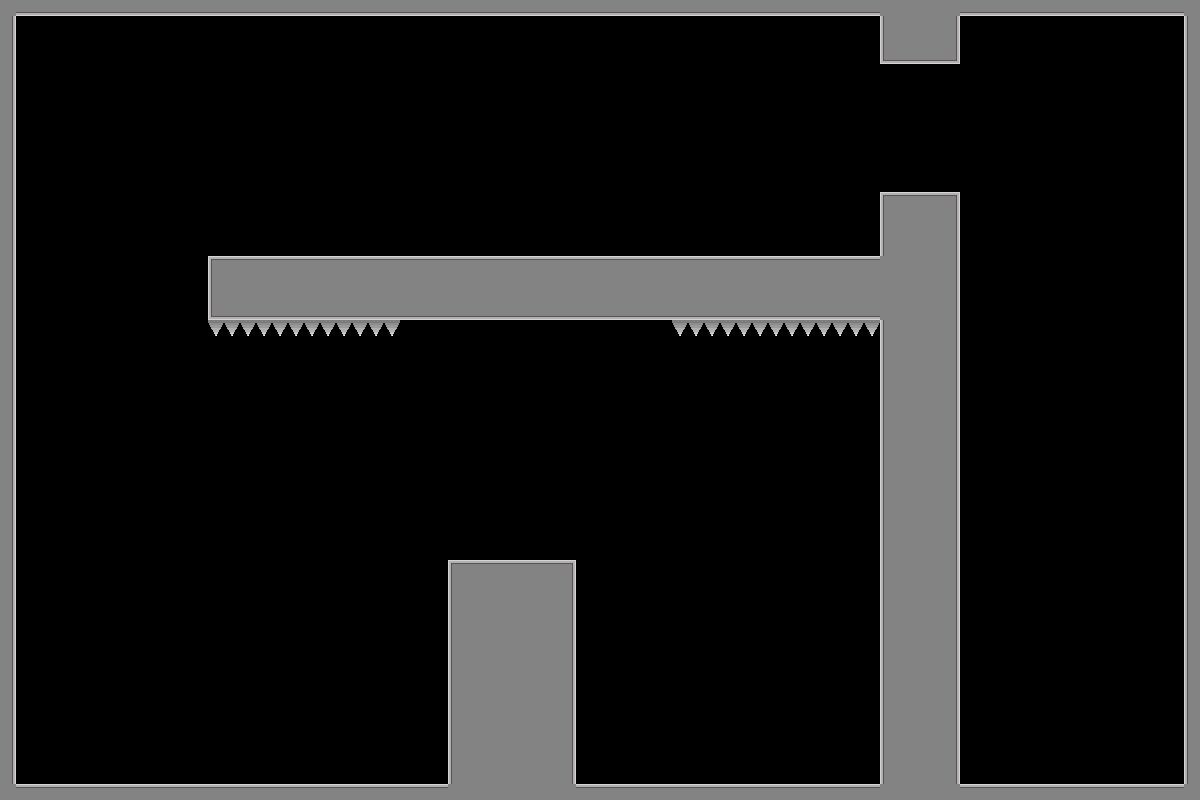

Rendered tile map (Tiled .tmx) drawn with the repository's tilesets; below, a short description and the map source with its tile grids summarised:
An orthogonal 75x50 tile map with 16x16 px tiles, 1 tile layer (Tile Layer 1) and 2 objects (slow_time, bullet_pickup).

<map version="1.10" tiledversion="1.12.2" orientation="orthogonal" renderorder="right-down" width="75" height="50" tilewidth="16" tileheight="16" infinite="0" nextlayerid="3" nextobjectid="7">
 <tileset firstgid="1" source="place_holder_tileset.tsx" />
 <layer id="1" name="Tile Layer 1" width="75" height="50">
  <data>[3750 cells, 751 non-empty, 10 distinct tile ids]</data>
 </layer>
 <objectgroup id="2" name="object_layer">
  <object id="3" name="slow_time" x="1029.27" y="84.0906" width="60" height="90">
   <properties>
    <property name="ability_type" value="slow_time" />
   </properties>
  </object>
  <object id="6" name="bullet_pickup" x="64.7874" y="575.64" width="90" height="60">
   <properties>
    <property name="ability_type" value="bullet_pickup" />
   </properties>
  </object>
 </objectgroup>
</map>
